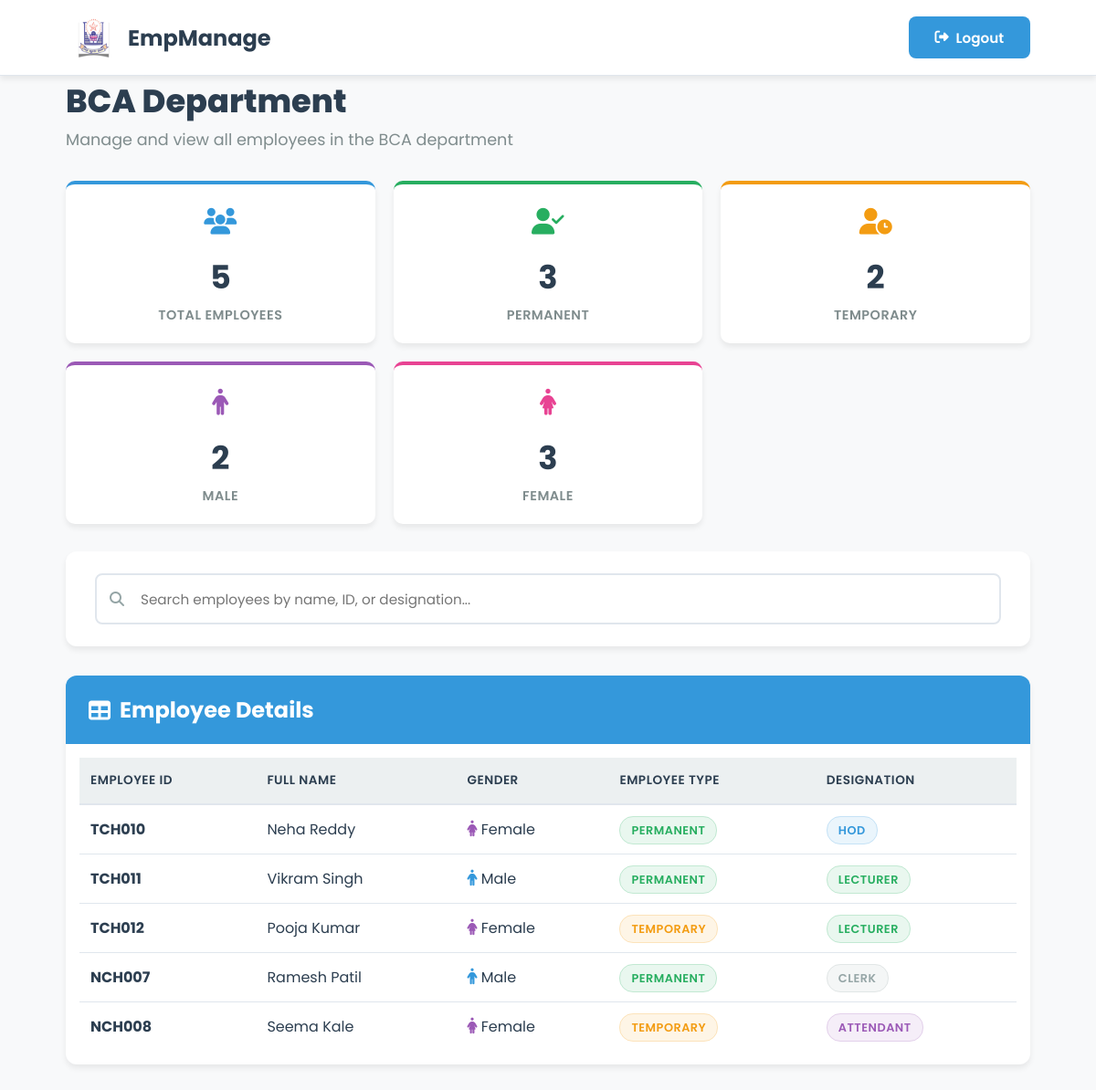
Screenshot of /department/BCA/ (signed in) with the database file from the repository.
### employees/models.py (models this page shows, shortened)
class Department(models.Model):
    name = models.CharField(max_length=100)
    created_at = models.DateTimeField(auto_now_add=True)
    updated_at = models.DateTimeField(auto_now=True)

class Employee(models.Model):
    CATEGORY_CHOICES = [('Teaching','Teaching'), ('Non-Teaching','Non-Teaching')]
    TYPE_CHOICES = [('Temporary','Temporary'), ('Permanent','Permanent')]
    employee_id = models.CharField(max_length=10, primary_key=True)  # TCH001 / NTC001
    first_name = models.CharField(max_length=50)
    last_name = models.CharField(max_length=50, null=True)
    short_name = models.CharField(max_length=20, blank=True, null=True)
    photo = models.ImageField(upload_to=employee_photo_upload_path, blank=True, null=True)
    employee_type = models.CharField(max_length=20, choices=TYPE_CHOICES)
    category = models.CharField(max_length=20, choices=CATEGORY_CHOICES)
    department = models.ForeignKey(Department, on_delete=models.SET_NULL, null=True)
    designation = models.ForeignKey(Designation, on_delete=models.SET_NULL, null=True)
    qualifications = models.CharField(max_length=255, null=True, blank=True)
    created_at = models.DateTimeField(auto_now_add=True)
    updated_at = models.DateTimeField(auto_now=True)

### employees/views.py (the view)
# urls.py: path('department/<str:dept_name>/', department_details_view, name='department_details'),
@login_required
def department_details_view(request, dept_name):
    department = get_object_or_404(Department, name=dept_name)
    employees = Employee.objects.filter(department=department)
    total_employees = employees.count()
    permanent_count = employees.filter(employee_type='Permanent').count()
    temporary_count = employees.filter(employee_type='Temporary').count()
    male_count = EmployeePersonalDetails.objects.filter(employee__in=employees, gender='Male').count()
    female_count = EmployeePersonalDetails.objects.filter(employee__in=employees, gender='Female').count()
    context = {
        'department': department,
        'employees': employees,
        'total_employees': total_employees,
        'permanent_count': permanent_count,
        'temporary_count': temporary_count,
        'male_count': male_count,
        'female_count': female_count,
    }
    return render(request, 'department_details.html', context)

### templates/department_details.html (shortened to what this page needs)
<!DOCTYPE html>
{% load static %}
<html lang="en">
<head>
    <link rel="stylesheet" href="https://cdnjs.cloudflare.com/ajax/libs/font-awesome/6.4.0/css/all.min.css">
</head>
<body>
    <header id="header">
        <nav>
            <div class="logo" onclick="gotodash()">
                <img src="{% static 'images/icon.png' %}" alt="Logo" class="logo-img">
                <span>EmpManage</span>
            </div>
            <div class="user-info">
                <button class="logout-btn" onclick="logout()">
                    <i class="fas fa-sign-out-alt"></i>
                    Logout
                </button>
            </div>
        </nav>
    </header>
    <div class="container">
        <div id="dashboard-page">
            <div class="page-header">
                <div>
                    <h1>{{ department.name }} Department</h1>
                    <p>Manage and view all employees in the {{ department.name }} department</p>
                </div>
            </div>
            <div class="dashboard">
                <div class="stat-card total">
                    <div class="stat-icon">
                        <i class="fas fa-users"></i>
                    </div>
                    <div class="stat-number" id="total-count">{{ total_employees }}</div>
                    <div class="stat-label">Total Employees</div>
                </div>
                <div class="stat-card permanent">
                    <div class="stat-icon">
                        <i class="fas fa-user-check"></i>
                    </div>
                    <div class="stat-number" id="permanent-count">{{ permanent_count }}</div>
                    <div class="stat-label">Permanent</div>
                </div>
                <div class="stat-card temporary">
                    <div class="stat-icon">
                        <i class="fas fa-user-clock"></i>
                    </div>
                    <div class="stat-number" id="temporary-count">{{ temporary_count }}</div>
                    <div class="stat-label">Temporary</div>
                </div>
                <div class="stat-card male">
                    <div class="stat-icon">
                        <i class="fas fa-male"></i>
                    </div>
                    <div class="stat-number" id="male-count">{{ male_count }}</div>
                    <div class="stat-label">Male</div>
                </div>
                <div class="stat-card female">
                    <div class="stat-icon">
                        <i class="fas fa-female"></i>
                    </div>
                    <div class="stat-number" id="female-count">{{ female_count }}</div>
                    <div class="stat-label">Female</div>
                </div>
            </div>
            <div class="search-container">
                <div class="search-box">
                    <i class="fas fa-search"></i>
                    <input type="text" id="search-input" placeholder="Search employees by name, ID, or designation...">
                </div>
            </div>
            <div class="employees-container">
                <div class="table-header">
                    <h2><i class="fas fa-table"></i> Employee Details</h2>
                </div>
                <div class="table-container">
                    <table class="employee-table">
                        <thead>
                            <tr>
                                <th>Employee ID</th>
                                <th>Full Name</th>
                                <th>Gender</th>
                                <th>Employee Type</th>
                                <th>Designation</th>
                            </tr>
                        </thead>
                        <tbody id="employees-table-body">
                            {% for emp in employees %}
                            <tr class="clickable-row" data-href="{% url 'employee_profile' emp.employee_id %}">
                                <td class="emp-id">{{ emp.employee_id }}</td>
                                <td>{{ emp.first_name }} {{ emp.last_name }}</td>
                                <td>
                                    {% if emp.employeepersonaldetails.gender == 'Male' %}
                                        <i class="fas fa-male gender-icon male-icon"></i> Male
                                    {% else %}
                                        <i class="fas fa-female gender-icon female-icon"></i> Female
                                    {% endif %}
                                </td>
                                <td>
                                    {% if emp.employee_type == 'Permanent' %}
                                        <span class="type-badge permanent-badge">Permanent</span>
                                    {% else %}
                                        <span class="type-badge temporary-badge">Temporary</span>
                                    {% endif %}
                                </td>
                                <td>
                                    {% if emp.designation.name == 'HOD' %}
                                        <span class="designation-badge hod-badge">HOD</span>
                                    {% elif emp.designation.name == 'Lecturer' %}
                                        <span class="designation-badge lecturer-badge">Lecturer</span>
                                    {% elif emp.designation.name == 'Clerk' %}
                                        <span class="designation-badge clerk-badge">Clerk</span>
                                    {% elif emp.designation.name == 'Peon' %}
                                        <span class="designation-badge peon-badge">Peon</span>
                                    {% elif emp.designation.name == 'Attendant' %}
                                        <span class="designation-badge attendant-badge">Attendant</span>
                                    {% else %}
                                        <span class="designation-badge">{{ emp.designation.name }}</span>
                                    {% endif %}
                                </td>
                            </tr>
                            {% empty %}
                            <tr>
                                <td colspan="5" style="text-align: center; padding: 2rem; color: var(--text-light);">
                                    No employees found in this department.
                                </td>
                            </tr>
                            {% endfor %}
                        </tbody>
                    </table>
                </div>
            </div>
        </div>
    </div>
</body>
</html>

### rows the page displays
Department: name "BCA"
Employee: employee_id "TCH010", first_name "Neha", last_name "Reddy", shows "Female", employee_type "PERMANENT", shows "HOD"
Employee: employee_id "TCH011", first_name "Vikram", last_name "Singh", shows "Male", employee_type "PERMANENT", shows "LECTURER"
Employee: employee_id "TCH012", first_name "Pooja", last_name "Kumar", shows "Female", employee_type "TEMPORARY", shows "LECTURER"
Employee: employee_id "NCH007", first_name "Ramesh", last_name "Patil", shows "Male", employee_type "PERMANENT", shows "CLERK"
Employee: employee_id "NCH008", first_name "Seema", last_name "Kale", shows "Female", employee_type "TEMPORARY", shows "ATTENDANT"

### other values shown
{{ total_employees }} "5"
{{ permanent_count }} "3"
{{ temporary_count }} "2"
{{ male_count }} "2"
{{ female_count }} "3"
